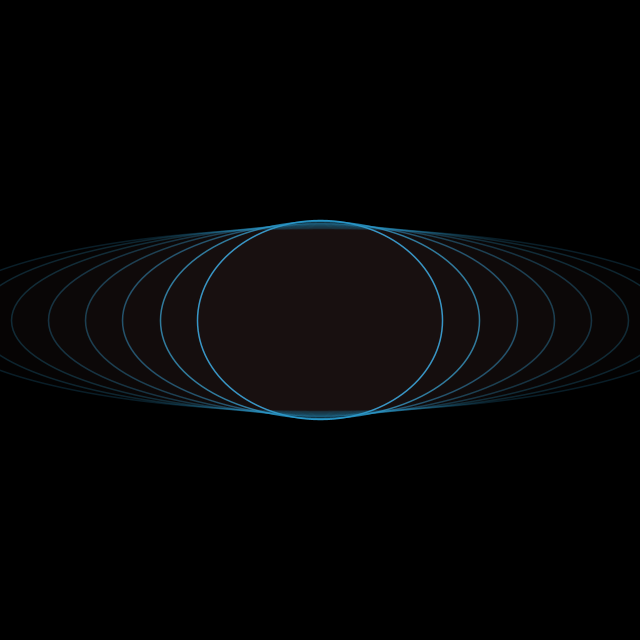
Frame 1 (no input)
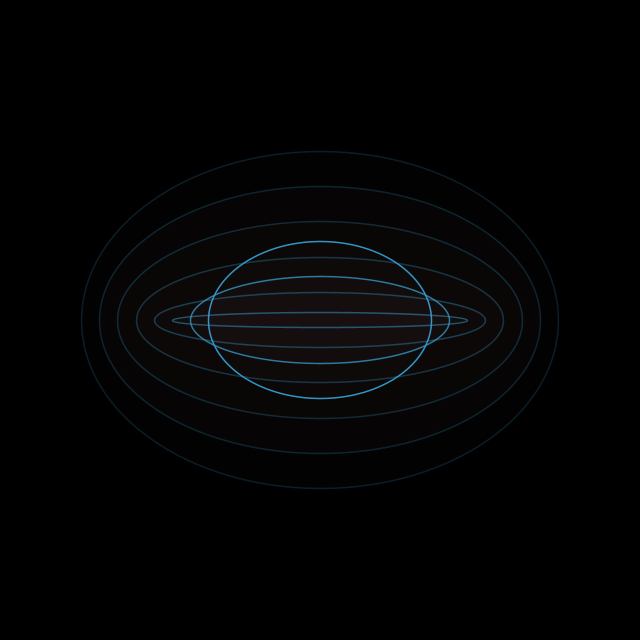
Frame 60 (the mouse pressed at the canvas centre just before this capture)
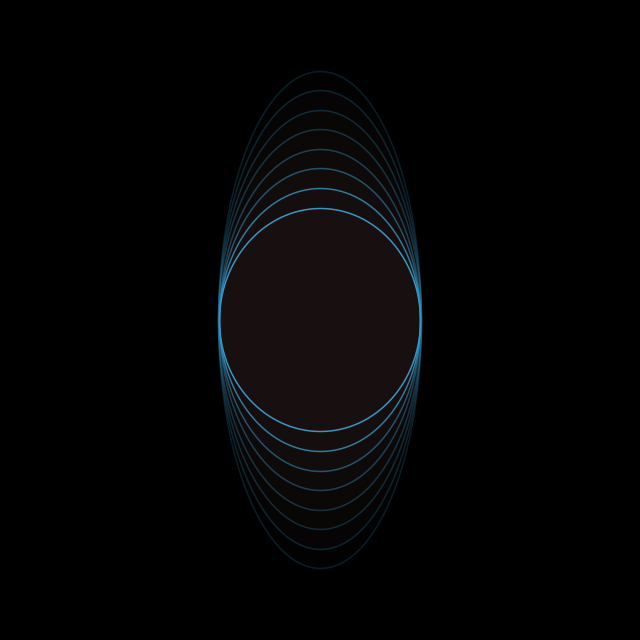
Frame 120 (the mouse held since frame 60 and released just before this capture)

The Processing sketch that drew these frames (run headless with seeded random() and noise(); from frame 60 on, the mouse is pressed at the canvas centre):

// Processing sketch: processing_175413
// ── processing_175413.pde

float ewidth;
float eheight;
float eangle;
float wangle;
float hangle;
float einc, winc, hinc;
float hnoise, wnoise;
float hnoiseInc, wnoiseInc;
float midX, midY;

void setup() {
  size(640,640);
  ewidth = 200;
  eheight = 200;
  eangle = 0;
  wangle = 0;
  hangle = 0;
  einc = 0.01;
  winc = 0.01;
  hinc = 0.01;
  wnoise = 200;
  hnoise = 2000;
  wnoiseInc = 0.01;
  hnoiseInc = 0.001;
  midX = width/2;
  midY = height/2;
}

void draw() {
  background(0, 255);
  eangle += einc;
  //wangle += winc;
  //hangle += hinc;
  
  float wn = noise(wnoise);
  wangle += map(wn, 0, 1, -0.05, 0.05);
  wnoise += wnoiseInc;
  
  float hn = noise(hnoise);
  hangle += map(hn, 0, 1, -0.05, 0.05);
  hnoise += hnoiseInc;
  
  
  //drawReferenceEllipse();
  //drawReferencePoint();
  
  float minRadius = height/7;
  float maxRadius = height * 2;
  drawOscilatingEllipses(8, minRadius, maxRadius);
  //drawOscilatingEllipseReferencePoint();
}
  
void drawReferenceEllipse(){
  fill(255, 200);
  stroke(50);
  pushMatrix();
  translate(midX, midY);
  ellipse(0, 0, ewidth, eheight);
  popMatrix();
}

void drawReferencePoint()
{
  fill(255, 128, 128, 200);
  stroke(50);
  pushMatrix();
  translate(midX, midY);
  
  float x = cos(eangle) * (ewidth / 2);
  float y = sin(eangle) * (eheight / 2);
  
  ellipse(x, y, 10, 10);
  popMatrix();
}

void drawOscilatingEllipse(float p_width, float p_height, int p_index){
  fill(240, 128, 200, 3.5);
  stroke(40, 150, 200, 80 / (0.2 * (p_index + 1)));
  strokeWeight(1.5);
  pushMatrix();
  translate(midX, midY);
  
  float widthRadius = ewidth + (cos(wangle) * p_width / 2);  
  float heightRadius = eheight + (sin(hangle) * p_height / 2);  
  ellipse(0, 0, widthRadius, heightRadius);
  popMatrix();  
}

void drawOscilatingEllipses(float p_numEllipses, float p_minRadius, float p_maxRadius)
{
  float radiusIncrement = (p_maxRadius - p_minRadius) / p_numEllipses;
  for(int i = 0; i < p_numEllipses; i++)
  {
    drawOscilatingEllipse(p_minRadius + radiusIncrement * i, p_minRadius + radiusIncrement * i, i);
  }
}
    


void drawOscilatingEllipseReferencePoint()
{
  fill(0, 255, 128, 200);
  stroke(50);
  pushMatrix();
  translate(midX, midY);
  
  float widthRadius = ewidth + (cos(wangle) * ewidth / 2); 
  float heightRadius = eheight + (sin(hangle) * ewidth / 2);
  float x = cos(eangle) * (widthRadius / 2);
  float y = sin(eangle) * (heightRadius / 2);
  
  
  ellipse(x, y, 10, 10);
  popMatrix();
}
